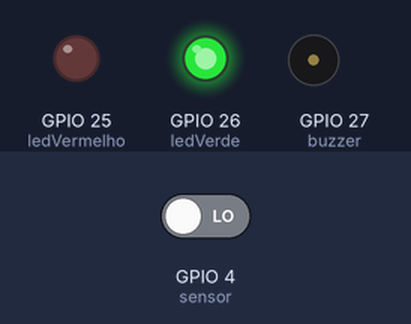
Bench run of a sketch on a simulated ESP32. On the bench: output pins drawn as LEDs (lit = HIGH), buzzer (waves = sounding). Dashed ring = blinking. Inputs (shaded band) come from the test bench; at power-on: GPIO 4 (sensor) LOW. WiFi joins after 1.5 s; servers stay silent unless stated; random numbers use the default seed unless the sketch sets one; no MQTT or app messages arrive unless stated; what the sketch prints to the serial monitor is not drawn.

Above: at 2.8 s.
2.9 s: GPIO 4 (sensor) driven HIGH
At 3.03 s:
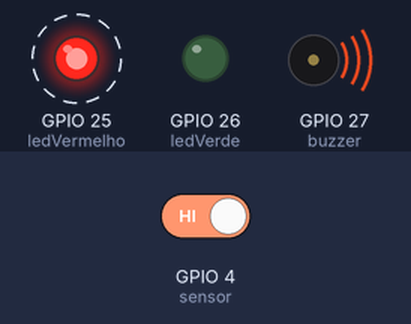
Timing chart, 0 to 8.4 s (numbered marks = the images above; inputs shaded):
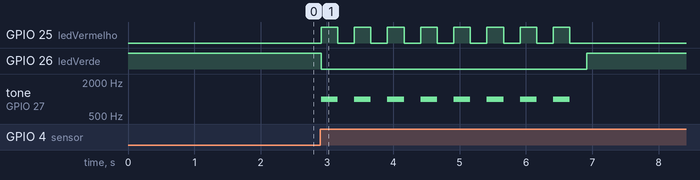

Measured:
- after the input at 2.9 s, GPIO 25 (ledVermelho): alternates HIGH for 0.25 s and LOW for 0.25 s, 16 changes in all, then stays LOW, starting at once; GPIO 26 (ledVerde): HIGH → LOW at once, → HIGH 4.0 s later; tone on GPIO 27 (buzzer): alternates 1000 Hz for 0.25 s and silent for 0.25 s, 16 changes in all, then stays silent, starting at once

The sketch:

main.ino
```cpp
#include <Arduino.h>
#include <WiFi.h>
#include <WiFiClient.h>
#include <HTTPClient.h>
#include <PubSubClient.h>
#include "conexao.h"

const int sensor = 4;
const int ledVermelho = 25;
const int ledVerde = 26;
const int buzzer = 27;

WiFiClient espClient;
PubSubClient client(espClient);

unsigned long ultimaTentativaMQTT = 0;
const unsigned long intervaloTentativaMQTT = 5000;


unsigned long fimDoAlerta = 0;
const unsigned long tempoBloqueio = 5000;

void conectarWiFi() {
  WiFi.mode(WIFI_STA);
  WiFi.disconnect();
  delay(100);

  WiFi.begin(WIFI_SSID, WIFI_PASSWORD);

  Serial.print("Conectando ao Wi-Fi");

  unsigned long inicio = millis();

  while (WiFi.status() != WL_CONNECTED && millis() - inicio < 20000) {
    delay(500);
    Serial.print(".");
  }

  if (WiFi.status() == WL_CONNECTED) {
    Serial.println("\nWi-Fi Conectado!");
  } else {
    Serial.println("\nWi-Fi falhou!");
  }
}

void conectarMQTT() {
  if (client.connected()) {
    return;
  }

  if (millis() - ultimaTentativaMQTT < intervaloTentativaMQTT &&
      ultimaTentativaMQTT != 0) {
    return;
  }

  ultimaTentativaMQTT = millis();

  String clientId = "ESP32-Fisico-" + String(random(0xffff), HEX);

  Serial.print("Conectando ao MQTT...");

  if (client.connect(clientId.c_str())) {
    Serial.println("\nConectado ao MQTT com sucesso!");
  } else {
    Serial.print("Falha no MQTT, codigo de erro: ");
    Serial.println(client.state());
  }
}

bool enviarMovimentoViaHTTP() {
  WiFiClient clientHttp;
  HTTPClient http;

  String url = "http://" + String(API_HOST) + ":" + String(API_PORT) + "/api/movimento";

  String payload = "{\"tipo\": \"movimento\"}";

  Serial.print("Tentando envio HTTP para: ");
  Serial.println(url);

  if (!http.begin(clientHttp, url)) {
    Serial.println("Falha ao iniciar conexao HTTP.");
    return false;
  }

  http.addHeader("Content-Type", "application/json");

  int httpCode = http.POST(payload);
  String resposta = http.getString();

  http.end();

  Serial.print("HTTP code: ");
  Serial.println(httpCode);

  Serial.print("Resposta: ");
  Serial.println(resposta);

  return httpCode >= 200 && httpCode < 300;
}

void setup() {
  Serial.begin(115200);

  pinMode(sensor, INPUT);
  pinMode(ledVermelho, OUTPUT);
  pinMode(ledVerde, OUTPUT);
  pinMode(buzzer, OUTPUT);

  digitalWrite(ledVerde, HIGH);
  digitalWrite(ledVermelho, LOW);
  digitalWrite(buzzer, LOW);

  noTone(buzzer);

  conectarWiFi();

  client.setServer(MQTT_BROKER, MQTT_PORT);
  client.setSocketTimeout(10);
  client.setKeepAlive(30);
}

void loop() {

  if (WiFi.status() != WL_CONNECTED) {
    Serial.println("WiFi caiu. Reconectando...");
    conectarWiFi();
  }

  if (client.connected()) {
    client.loop();
  } else {
    conectarMQTT();
  }

  int movimento = digitalRead(sensor);


  if (millis() < fimDoAlerta) {
    delay(50);
    return;
  }

  if (movimento == HIGH) {

    Serial.println("MOVIMENTO DETECTADO!");

    bool enviado = false;

    if (client.connected()) {

      enviado = client.publish(
        MQTT_TOPIC,
        "{\"tipo\": \"movimento\"}"
      );

      if (enviado) {
        Serial.println("Mensagem enviada via MQTT!");
      } else {
        Serial.println("Falha no MQTT. Tentando HTTP...");
      }
    }

    if (!enviado) {

      enviado = enviarMovimentoViaHTTP();

      if (enviado) {
        Serial.println("Mensagem enviada via HTTP!");
      } else {
        Serial.println("MQTT e HTTP falharam.");
      }
    }


    digitalWrite(ledVerde, LOW);


    for (int i = 0; i < 8; i++) {

      digitalWrite(ledVermelho, HIGH);
      tone(buzzer, 1000);

      delay(250);

      digitalWrite(ledVermelho, LOW);
      noTone(buzzer);

      delay(250);

      if (client.connected()) {
        client.loop();
      }
    }


    noTone(buzzer);
    digitalWrite(buzzer, LOW);
    digitalWrite(ledVermelho, LOW);

    digitalWrite(ledVerde, HIGH);

    Serial.println("Alerta finalizado.");
    Serial.println("Sistema voltou ao normal.");

    fimDoAlerta = millis() + tempoBloqueio;

    Serial.println("Sensor temporariamente bloqueado.");
  }

  delay(50);
}
```
